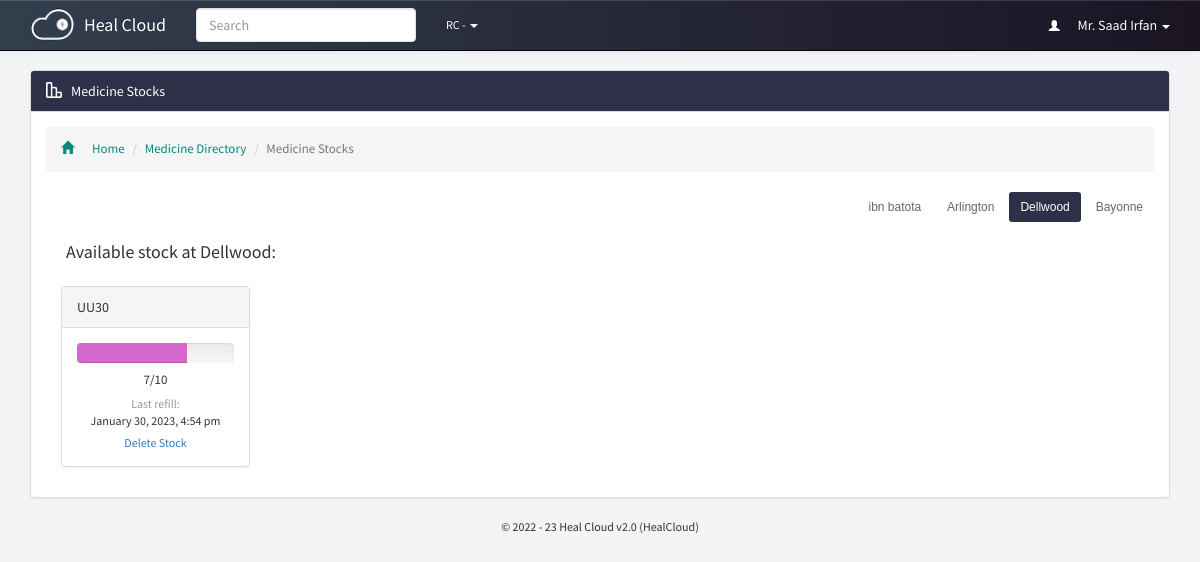
The page /medicines/stocks.php (signed in) on the database its author committed.
### tables this page shows
CREATE TABLE `p_branches_dir` (
  `id` bigint(20) NOT NULL,
  `guardian` varchar(250) NOT NULL,
  `name` varchar(250) NOT NULL,
  `address` varchar(250) NOT NULL,
  `location` varchar(250) NOT NULL,
  `contact` varchar(250) NOT NULL,
  `type` varchar(250) NOT NULL,
  `last_update` datetime NOT NULL
);

CREATE TABLE `p_stock` (
  `id` bigint(20) NOT NULL,
  `code` varchar(250) NOT NULL,
  `remaining` varchar(250) NOT NULL,
  `total` varchar(250) NOT NULL,
  `branch` varchar(250) NOT NULL,
  `added_by` varchar(250) NOT NULL,
  `last_update` datetime NOT NULL
);

### pre-includes/regular-functions.php (called while the page is built, shortened)
<?php
function display_time($datetime)
{
	$processing = strtotime($datetime);
	$today = date("Y-m-d");
	$extract_day = (date("Y-m-d", $processing));
	if ($today == $extract_day) {
		$output = "" . date("g:i a", $processing) . " Today";
	} else {
		$output = date("F j, Y, g:i a", $processing);
	}
	return $output;
}
function percentage($number, $total)
{
	$percentage = round($number * 100 / $total);
	return $percentage;
}
function display_permission($query, $user = NULL)
{
	global $con;
	if (isset($user)) {
		$access_level = staff_info("access_level", $user);
	} else {
		$access_level = $_SESSION['access_level'];
	}
	$sql = mysqli_query($con, "select * from p_global_permissions");
	while ($permission_for = mysqli_fetch_array($sql)) {
		if ($access_level >= $permission_for[$query]) {
			return true;
		} else {
			return false;
		}
	}
}

### includes/staff.php (called while the page is built, shortened)
<?php
function staff_info($query,$id = NULL){
	global $con;
	if(!isset($id)){
		$id = $_SESSION['id'];
	}
	$call=mysqli_fetch_object(mysqli_query($con, "select * from p_staff_dir where id='$id'"));
	return $call->$query;
}

### includes/branches.php (called while the page is built, shortened)
<?php
function branch_info($query,$id){
	global $con;
	$call=mysqli_fetch_object(mysqli_query($con, "select * from p_branches_dir where id='$id'"));
	return $call->$query;
}

### medicines/stocks.php (the view, shortened to what this page needs)
<?php
require_once "../includes/initiate.php";
if (isset($_GET['id'])) {
	$id = $_GET['id'];
} else {
	$id = staff_info('branch');
}
?>
<div id="local-stock" class="container page">
	<div class="panel panel-default">
		<div class="panel-heading theme-medicines"><span class="inlineicon local-stock-mini">Medicine Stocks</span></div>
		<div class="panel-body">
			<ol class="breadcrumb link-medicines">
				<li><a href="../dashboard"><i class="glyphicon glyphicon-home"></i>Home</a></li>
				<li><a href="../medicines/">Medicine Directory</a></li>
				<li class="active">Medicine Stocks</li>
			</ol>
			<?php if (display_permission("consumed_stock_global") == true) { ?>
				<p class="pull-right">
					<?php
					$sql = mysqli_query($con, "select * from p_branches_dir order by last_update desc limit 2000") or die(mysqli_error($con));
					while ($branches_dir = mysqli_fetch_array($sql)) {
					?>
						<a class="btn btn-link btn-sm <?php if ($id == $branches_dir['id']) echo "theme-medicines"; ?>" role="button" href="?id=<?php echo $branches_dir['id']; ?>"><?php echo substr($branches_dir['name'], 0, 30); ?></a>
					<?php } ?>
				</p>
				<br><br>
			<?php } ?>
			<h3 class="subtitle">Available stock at <?php echo branch_info("name", "$id"); ?>:</h3>
			<?php $med_count = 0;
			$sql = mysqli_query($con, "select * from p_stock where branch='$id' order by code asc limit 20000") or die(mysqli_error($con));
			while ($stocks = mysqli_fetch_array($sql)) {
			?>
				<div class="panel panel-default profile-card profile-medicines profile-stock">
					<div class="panel-heading _theme-medicines"><?php echo $stocks['code'] ?></div>
					<div class="panel-body">
						<div class="progress">
							<div class="progress-bar" role="progressbar" aria-valuenow="<?php echo percentage("$stocks[remaining]", "$stocks[total]") ?>" aria-valuemin="0" aria-valuemax="100" style="width: <?php echo percentage("$stocks[remaining]", "$stocks[total]") ?>%;">
							</div>
						</div>
						<p class="stock-avilable"><?php echo $stocks['remaining'] ?><span>/<?php echo $stocks['total'] ?></p>
						<p class="last-refill"><span class="gray">Last refill:</span> <br><?php echo display_time($stocks['last_update']); ?></p>
						<?php if (display_permission("update_stock") == true) { ?><a class="delete-stock" href="?delete=<?php echo $stocks['id'] ?>">Delete Stock</a><?php } ?>
					</div>
				</div>
			<?php } ?>
		</div>
	</div>
</div>

### theme/css/main.css (style rules this page uses)
body, html { background: #f3f4f5; font-family: "Source Sans Pro", sans-serif; }
p { font-family: "Helvatica", Arial, sans-serif; }
.page.container { margin-top: 70px; }
.panel-body:before { -webkit-clip-path: polygon(0 0, 100% 0, 100% 56%, 0 42%); clip-path: polygon(0 0, 100% 0, 100% 56%, 0 42%); background-color: #e2e8ec !important; }
h3.subtitle { padding-left: 20px; font-size: 18px; margin-top: 10px !important; }
.theme-medicines { background: #2d3047 !important; color: #fff !important; }
.link-medicines a { color: #048a81 !important; }
.breadcrumb i { padding-right: 18px; }
.btn-link { color: #666; }
.panel-body li { list-style: none; padding: 5px 0; font-size: 13px; color: #333; }
.panel-default>.panel-heading { background-image: none; }
.local-stock-mini { background: url(../icons/stock-mini.png) no-repeat; padding-left: 25px; background-size: 16px auto; }
.profile-medicines { min-width: 189px; margin: 15px; display: inline-block; }
.profile-stock p { font-family: "Source Sans Pro", sans-serif; text-align: center; }
.profile-stock .progress { margin-bottom: 8px; }
.profile-stock .progress-bar { background: #d667ce !important; }
.last-refill { font-size: 12px; margin: 5px 0; }
.delete-stock { text-align: center; display: block; font-size: 12px; }
.stock-avilable { font-size: 13px; margin-bottom: 3px; }
.profile-stock .gray { color: #999; }

### rows shown on the page
p_branches_dir: name "ibn batota"
p_branches_dir: name "Arlington"
p_branches_dir: name "Dellwood"
p_branches_dir: name "Bayonne"
p_stock: code "UU30", remaining "7", total "10", last_update "January 30, 2023, 4:54 pm"

### other values the page prints
get_global('portal_name') "Heal Cloud"
get_global('guardian_short_name') "RC"
staff_info("full_name") "Mr. Saad Irfan"
branch_info("name", "$id") "Dellwood"
get_global('version') "2.0"
